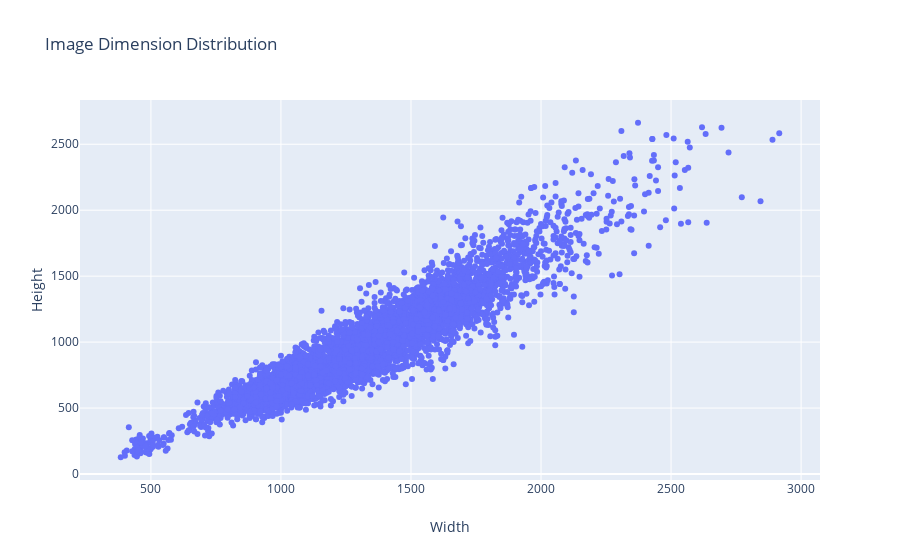

The cell this chart's notebook holds for it:
### Code cell
# Visual of distribution of Image Dimensions...
import plotly.graph_objects as go
fig = go.Figure(data=go.Scatter(x=[width[0] for width in dimensions], y=[height[1] for height in dimensions], mode='markers'))
fig.update_layout(title_text = 'Image Dimension Distribution',
        xaxis_title_text = 'Width',
        yaxis_title_text = 'Height')
fig.show()

### Figure 1 — Plotly figure (JSON) as saved in the notebook; plotly's stock layout.template omitted (floating-point values rounded to 4 significant figures; data arrays with more than 128 entries replaced by an {"elided": "..."} marker saying what was removed)
{"data": [{"mode": "markers", "type": "scatter", "x": {"elided": "5216 int values"}, "y": {"elided": "5216 int values"}}], "layout": {"title": {"text": "Image Dimension Distribution"}, "xaxis": {"title": {"text": "Width"}}, "yaxis": {"title": {"text": "Height"}}}}
